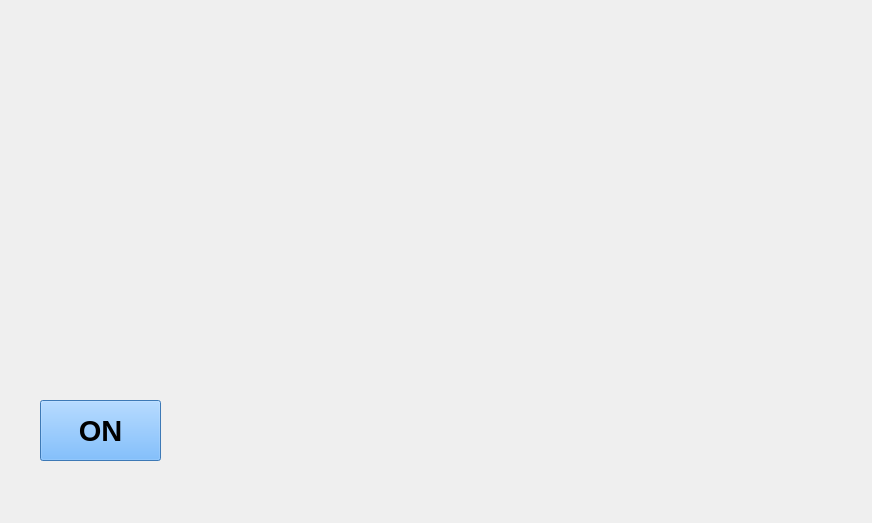
<?xml version="1.0" encoding="UTF-8"?>
<ui version="4.0">
 <class>MainWindow</class>
 <widget class="QMainWindow" name="MainWindow">
  <property name="geometry">
   <rect>
    <x>0</x>
    <y>0</y>
    <width>872</width>
    <height>523</height>
   </rect>
  </property>
  <property name="windowTitle">
   <string>MainWindow</string>
  </property>
  <property name="styleSheet">
   <string notr="true">QWidget#centralwidget{
	background-image: url(:/pic/pic/background.jpg);
}



</string>
  </property>
  <widget class="QWidget" name="centralwidget">
   <widget class="QLabel" name="label">
    <property name="geometry">
     <rect>
      <x>10</x>
      <y>100</y>
      <width>181</width>
      <height>171</height>
     </rect>
    </property>
    <property name="styleSheet">
     <string notr="true">background-repeat: no-repeat;
background-image: url(:/pic/pic/logo.png);
background-position: center;
background-size:cover;</string>
    </property>
    <property name="text">
     <string/>
    </property>
   </widget>
   <widget class="QPushButton" name="pushButton">
    <property name="geometry">
     <rect>
      <x>40</x>
      <y>400</y>
      <width>121</width>
      <height>61</height>
     </rect>
    </property>
    <property name="font">
     <font>
      <pointsize>22</pointsize>
      <weight>75</weight>
      <bold>true</bold>
     </font>
    </property>
    <property name="styleSheet">
     <string notr="true">QPushButton{
	background-color: rgb(85, 170, 255);
}

QPushButton:hover{
	background-color: rgb(85, 85, 255);
}</string>
    </property>
    <property name="text">
     <string>ON</string>
    </property>
   </widget>
   <widget class="QLabel" name="label_2">
    <property name="geometry">
     <rect>
      <x>210</x>
      <y>20</y>
      <width>640</width>
      <height>480</height>
     </rect>
    </property>
    <property name="styleSheet">
     <string notr="true">background-image: url(:/pic/pic/notWork.png);</string>
    </property>
    <property name="text">
     <string/>
    </property>
   </widget>
  </widget>
  <action name="actionM_c_nh">
   <property name="text">
    <string>Mặc định</string>
   </property>
  </action>
  <action name="actionKh_c">
   <property name="text">
    <string>Khác</string>
   </property>
  </action>
 </widget>
 <resources>
  <include location="background.qrc"/>
 </resources>
 <connections/>
</ui>
